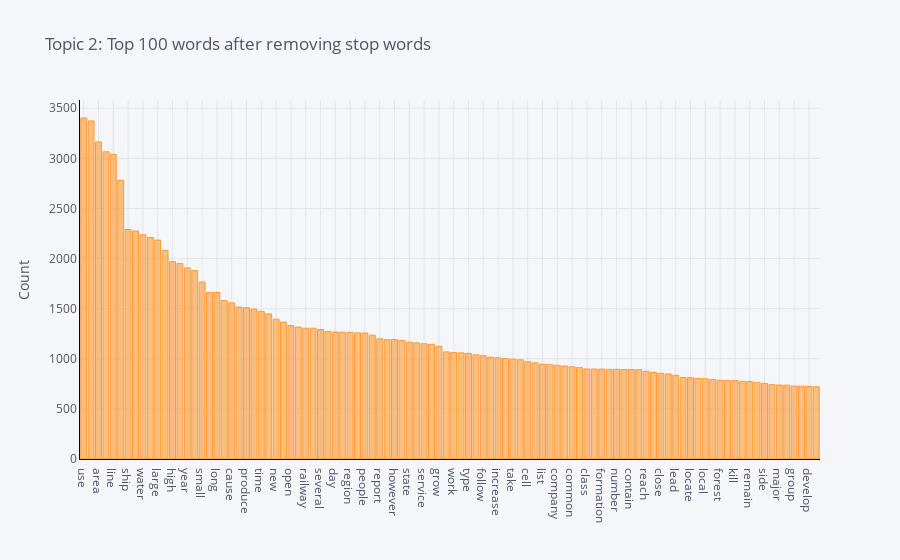

This figure's notebook cell:
### Code cell
plot_model(model=lda, plot = 'frequency', topic_num= "Topic 2")

### Figure 1 — Plotly figure (JSON) as saved in the notebook; plotly's stock layout.template omitted (floating-point values rounded to 4 significant figures)
{"data": [{"marker": {"color": "rgba(255, 153, 51, 0.6)", "line": {"color": "rgba(255, 153, 51, 1.0)", "width": 1}}, "name": "count", "orientation": "v", "text": "", "type": "bar", "x": ["use", "specie", "area", "include", "line", "find", "ship", "station", "water", "name", "large", "first", "high", "plant", "year", "form", "small", "make", "long", "part", "cause", "describe", "produce", "see", "time", "many", "new", "damage", "open", "build", "railway", "family", "several", "occur", "day", "tree", "region", "early", "people", "low", "report", "well", "however", "history", "state", "due", "service", "become", "grow", "tornado", "work", "result", "type", "system", "follow", "begin", "increase", "would", "take", "study", "cell", "level", "list", "later", "company", "show", "common", "southern", "class", "river", "formation", "base", "number", "site", "contain", "fish", "reach", "end", "close", "train", "lead", "main", "locate", "often", "local", "serve", "forest", "land", "kill", "production", "remain", "provide", "side", "record", "major", "surface", "group", "place", "develop", "range"], "y": [3403, 3373, 3164, 3066, 3040, 2779, 2290, 2275, 2238, 2210, 2184, 2083, 1969, 1950, 1907, 1880, 1766, 1661, 1661, 1581, 1558, 1516, 1510, 1496, 1473, 1448, 1395, 1366, 1331, 1316, 1305, 1305, 1292, 1273, 1267, 1265, 1263, 1258, 1257, 1235, 1199, 1191, 1191, 1183, 1166, 1159, 1150, 1144, 1125, 1069, 1063, 1059, 1054, 1039, 1030, 1016, 1010, 1002, 997, 990, 970, 959, 946, 944, 935, 928, 920, 912, 898, 898, 897, 894, 894, 893, 893, 891, 875, 863, 855, 849, 835, 813, 811, 803, 800, 793, 786, 783, 782, 776, 774, 765, 755, 742, 738, 737, 727, 727, 724, 721]}], "layout": {"legend": {"bgcolor": "#F5F6F9", "font": {"color": "#4D5663"}}, "paper_bgcolor": "#F5F6F9", "plot_bgcolor": "#F5F6F9", "title": {"font": {"color": "#4D5663"}, "text": "Topic 2: Top 100 words after removing stop words"}, "xaxis": {"gridcolor": "#E1E5ED", "linecolor": "black", "showgrid": true, "tickfont": {"color": "#4D5663"}, "title": {"font": {"color": "#4D5663"}, "text": ""}, "zerolinecolor": "#E1E5ED"}, "yaxis": {"gridcolor": "#E1E5ED", "linecolor": "black", "showgrid": true, "tickfont": {"color": "#4D5663"}, "title": {"font": {"color": "#4D5663"}, "text": "Count"}, "zerolinecolor": "#E1E5ED"}}}
